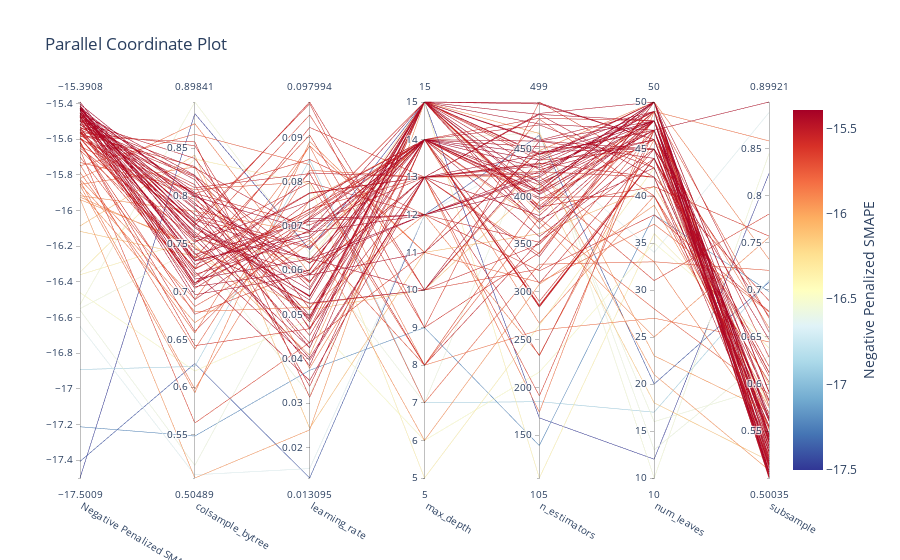

Notebook code cell kept with this figure:
### Markdown cell above
## 3.4 Quick Demo for Regressor Tuning

### Code cell
from sklearn.datasets import (
    fetch_california_housing
)
california = fetch_california_housing()
X_housing = pd.DataFrame(california.data, columns=california.feature_names)
X_housing = PreProcessor.mlflow_input_prep(X_housing)

y_housing = california.target
X_train_full_housing, X_test_housing, y_train_full_housing, y_test_housing = train_test_split(X_housing, y_housing, test_size=0.2, random_state=42)
# Define the hyperparameter search ranges
lgb_param_ranges = {
    'learning_rate': (0.01, 0.1),  
    'n_estimators': (100, 500),   
    'num_leaves': (10, 50),
    'max_depth': (5, 15),
    'colsample_bytree': (0.5, 0.9),
    'subsample': (0.5, 0.9)
}
# tune the regressor
best_lgb_rgs = ML_PIPELINE.tune(X_train_full_housing, y_train_full_housing, 
                          algorithm=lgb.LGBMRegressor, 
                          preprocessor=PreProcessor(),
                          param_ranges=lgb_param_ranges,  
                          # tune_metric= "smape",
                          max_evals=100,
                          patience=10,  
                          n_startup_trials=10,
                          verbose=-1,
                          cv=3,
                          cv_variance_penalty=0.1,
                          log_best_model=False)
